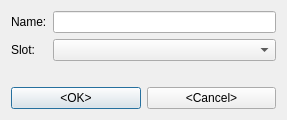
<?xml version="1.0" encoding="UTF-8"?>
<ui version="4.0">
 <class>NewTilesetDialog</class>
 <widget class="QDialog" name="NewTilesetDialog">
  <property name="geometry">
   <rect>
    <x>0</x>
    <y>0</y>
    <width>287</width>
    <height>116</height>
   </rect>
  </property>
  <property name="windowTitle">
   <string>Dialog</string>
  </property>
  <layout class="QVBoxLayout" name="verticalLayout">
   <item>
    <layout class="QGridLayout" name="gridLayout">
     <item row="0" column="0">
      <widget class="QLabel" name="label">
       <property name="text">
        <string>Name:</string>
       </property>
      </widget>
     </item>
     <item row="0" column="1">
      <widget class="QLineEdit" name="tilesetNameEdit">
       <property name="maxLength">
        <number>28</number>
       </property>
      </widget>
     </item>
     <item row="1" column="0">
      <widget class="QLabel" name="label_2">
       <property name="text">
        <string>Slot:</string>
       </property>
      </widget>
     </item>
     <item row="1" column="1">
      <widget class="QComboBox" name="tilesetTypeBox"/>
     </item>
    </layout>
   </item>
   <item>
    <layout class="QHBoxLayout" name="horizontalLayout">
     <property name="topMargin">
      <number>20</number>
     </property>
     <item>
      <widget class="QPushButton" name="okButton">
       <property name="text">
        <string>&lt;OK&gt;</string>
       </property>
      </widget>
     </item>
     <item>
      <widget class="QPushButton" name="cancelButton">
       <property name="text">
        <string>&lt;Cancel&gt;</string>
       </property>
      </widget>
     </item>
    </layout>
   </item>
  </layout>
 </widget>
 <resources/>
 <connections/>
</ui>
